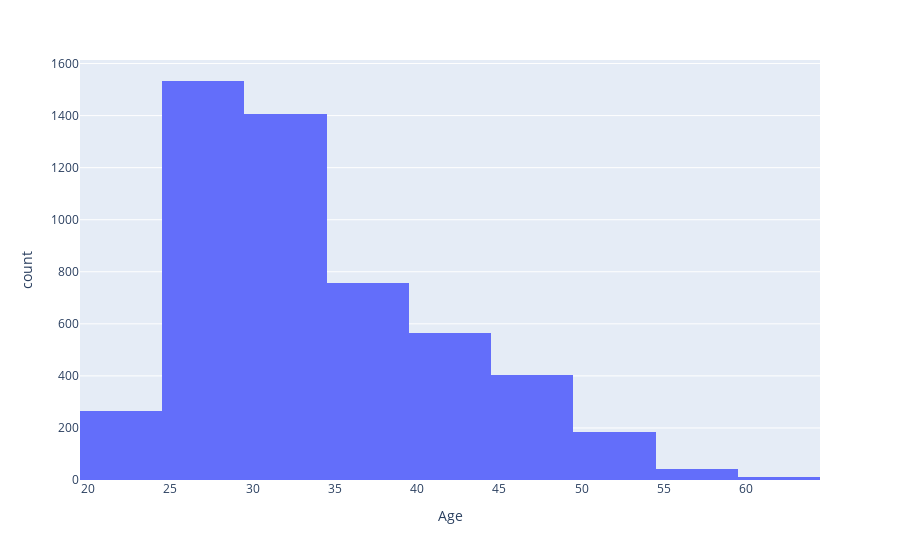

Write notebook code for a chart like this one.
### Code cell
px.histogram(df,'Age',nbins=12)

### Figure 1 — Plotly figure (JSON) as saved in the notebook; plotly's stock layout.template omitted (floating-point values rounded to 4 significant figures; data arrays with more than 128 entries replaced by an {"elided": "..."} marker saying what was removed)
{"data": [{"alignmentgroup": "True", "bingroup": "x", "hovertemplate": "Age=%{x}<br>count=%{y}<extra></extra>", "legendgroup": "", "marker": {"color": "#636efa", "pattern": {"shape": ""}}, "name": "", "nbinsx": 12, "offsetgroup": "", "orientation": "v", "showlegend": false, "type": "histogram", "x": {"elided": "5169 int values"}, "xaxis": "x", "yaxis": "y"}], "layout": {"autosize": true, "barmode": "relative", "legend": {"tracegroupgap": 0}, "margin": {"t": 60}, "xaxis": {"anchor": "y", "autorange": true, "domain": [0, 1], "range": [19.5, 64.5], "title": {"text": "Age"}, "type": "linear"}, "yaxis": {"anchor": "x", "autorange": true, "domain": [0, 1], "range": [0, 1614.0], "title": {"text": "count"}}}}
